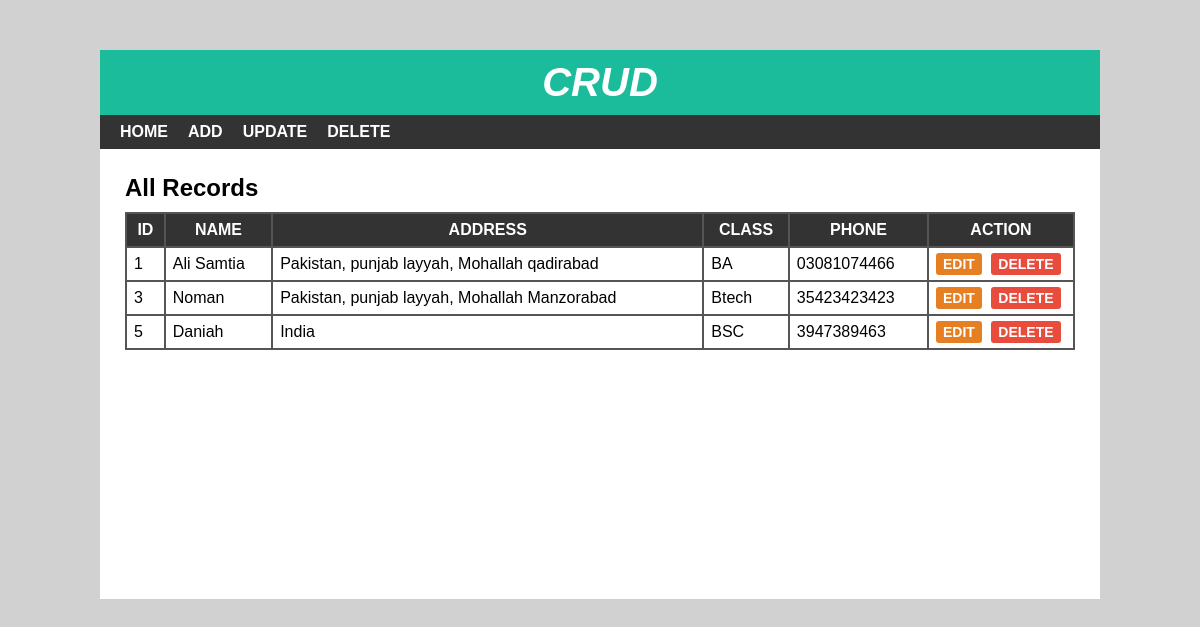
The page /crud_html/index.php on the database its author committed.
### tables this page shows
CREATE TABLE `student` (
  `sid` int(10) NOT NULL,
  `sname` varchar(30) NOT NULL,
  `saddress` varchar(100) NOT NULL,
  `sclass` int(10) NOT NULL,
  `sphone` varchar(11) NOT NULL
);

CREATE TABLE `studentclass` (
  `cid` int(11) NOT NULL,
  `cname` varchar(15) NOT NULL
);

### crud_html/index.php (the view)
<?php
include 'header.php';
?>
<div id="main-content">
    <h2>All Records</h2>
<?php
include 'config.php';
$sql="Select * from student join studentclass where student.sclass = studentclass.cid";
$result=mysqli_query($conn,$sql) or die("Query Unsuccessfull");
if(mysqli_num_rows($result)>0){
?>
    <table cellpadding="7px">
        <thead>
        <th>Id</th>
        <th>Name</th>
        <th>Address</th>
        <th>Class</th>
        <th>Phone</th>
        <th>Action</th>
        </thead>
        <tbody>
<?php
while($row=mysqli_fetch_assoc($result)){
 ?>
 <tr>
     <td><?php echo $row['sid'];?></td>
     <td><?php echo $row['sname'];?></td>
     <td><?php echo $row['saddress'];?></td>
     <td><?php echo $row['cname'];?></td>
     <td><?php echo $row['sphone'];?></td>
     <td>
         <a href='edit.php?id=<?php echo $row["sid"];?>'>Edit</a>
         <a href='delete-inline.php?id=<?php echo $row["sid"];?>'>Delete</a>
     </td>
 </tr>
<?php } ?>
        </tbody>
    </table>
<?php }else{
  echo "<h2>No Record Found</h2>";
}
mysqli_close($conn); ?>
</div>
</div>
</body>
</html>

### crud_html/header.php (shortened to what this page needs)
<!DOCTYPE html>
<html lang="en">
<head>
  <link rel="stylesheet" href="css/style.css">
</head>
<body>
    <div id="wrapper">
        <div id="header">
            <h1>Crud</h1>
        </div>
        <div id="menu">
            <ul>
                <li>
                    <a href="index.php">Home</a>
                </li>
                <li>
                    <a href="add.php">Add</a>
                </li>
                <li>
                    <a href="update.php">Update</a>
                </li>
                <li>
                    <a href="delete.php">Delete</a>
                </li>
            </ul>
        </div>

### crud_html/css/style.css (style rules this page uses)
body { font:16px arial; margin: 0; padding: 0; background: #d1d1d1; }
#wrapper { width: 1000px; margin: 50px auto 0; background-color: #fff; }
#header { text-align: center; background-color: #1abc9c; padding: 10px; }
#header h1 { color: #fff; font-size: 40px; font-style: italic; font-weight: 700; text-transform: uppercase; margin: 0; }
#menu { background-color: #333; }
#menu ul { font-size: 0; padding: 0 10px; margin: 0; list-style: none; }
#menu ul li { display: inline-block; }
#menu ul li a { color: #fff; font-size: 16px; font-weight: 600; padding: 8px 10px; display: block; text-decoration: none; text-transform: uppercase; transition: all 0.3s ease; }
#main-content { padding: 25px; min-height: 400px; }
#main-content h2 { margin: 0 0 10px; text-transform: capitalize; }
#main-content table { width: 100%; background-color: #555; margin: 0 0 20px; }
#main-content table th { color: #fff; background-color: #333; text-transform: uppercase; }
#main-content table th:last-child { width: 130px; }
#main-content table td { background-color: #fff; }
#main-content table td a { font-size: 14px; font-weight: 600; text-transform: uppercase; padding: 3px 7px; color: #fff; background-color: #e67e22; text-decoration: none; border-radius: 3px; }
#main-content table td a:nth-child(2) { background-color: #e74c3c; margin: 0 0 0 5px; }

### rows shown on the page
student: sid "1", sname "Ali Samtia", saddress "Pakistan, punjab layyah, Mohallah qadirabad", studentclass.cname "BA", sphone "03081074466"
student: sid "3", sname "Noman", saddress "Pakistan, punjab layyah, Mohallah Manzorabad", studentclass.cname "Btech", sphone "35423423423"
student: sid "5", sname "Daniah", saddress "India", studentclass.cname "BSC", sphone "3947389463"
